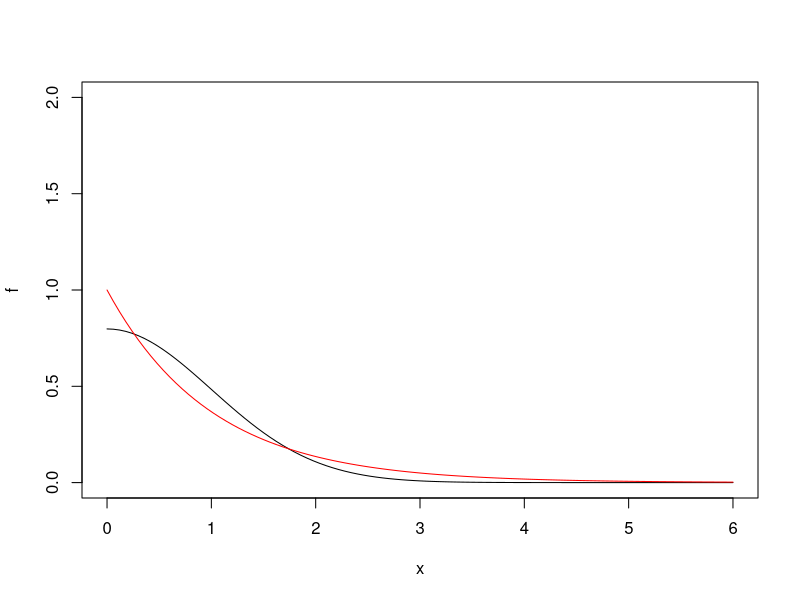
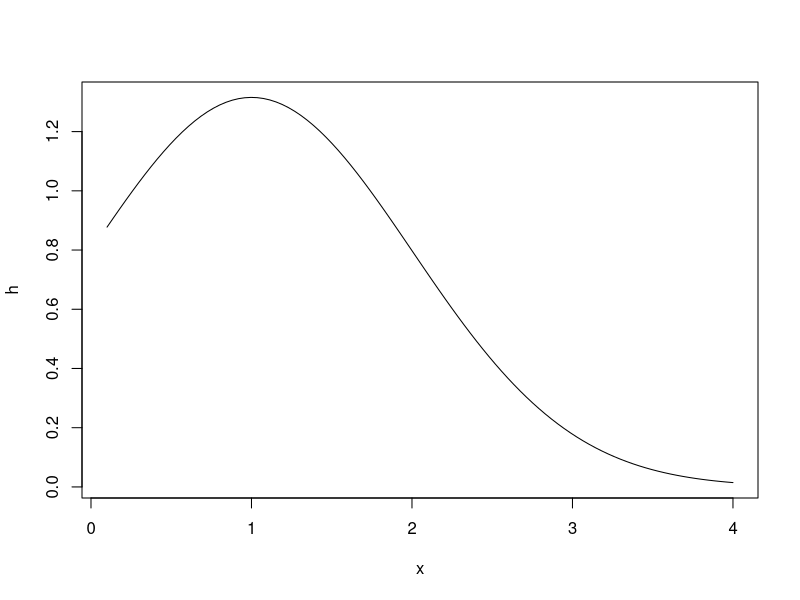
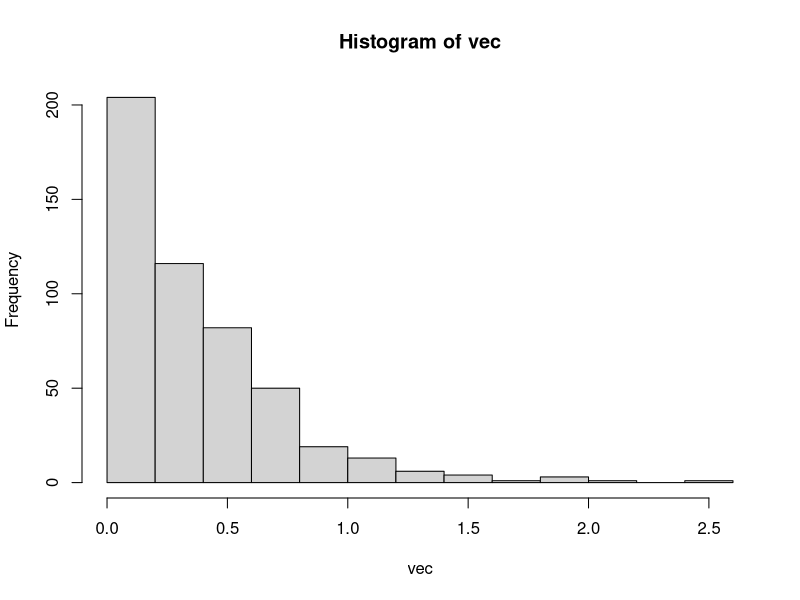
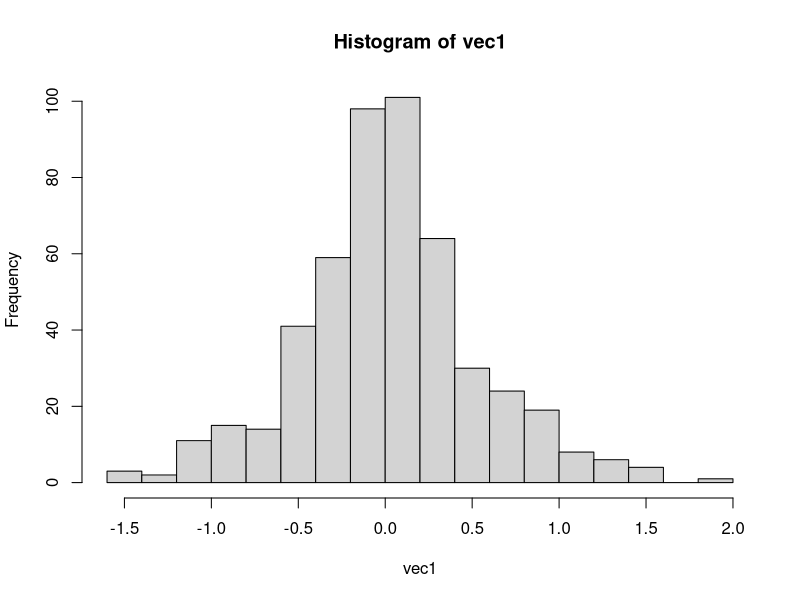

Here is the R script that generated these plots, in order:
set.seed(917)

f <- function(x){
  (2/sqrt(2*pi))*exp(-x^2/2)
}

g<-function(x){
  exp(-x)
}

plot(f,ylim=c(0,2),xlim=c(0,6))
plot(g,add=TRUE,col="red",ylim=c(0,2),xlim=c(0,6))

h<-function(x){
  f(x)/g(x)
}

plot(h,xlim=c(0.1,4))

M<-2


genera.una<-function(...){
#Aceptacion rechazo
MAXITER<-10000
continuar =  TRUE
iter<-1

while(continuar | iter<=MAXITER){
### paso 1 hacer exponencial y uniforme
Y<-rexp(1)
U<-runif(1)
# ----- #
### paso 2 acepto o rechazo?
if(U<=f(Y)/M*g(Y)){
  X<-Y
  continuar = FALSE
}
iter<-iter+1
}
return(X)
}

genera.muchas<-function(n){
  sapply(1:n,FUN=genera.una)
}

vec<-genera.muchas(500)

hist(vec,breaks=10)

genera.normales<-function(n){
  sample(c(-1,1),size=n,replace=TRUE)*genera.muchas(n)
  
}

vec1<-genera.normales(500)
hist(vec1,breaks=20)
